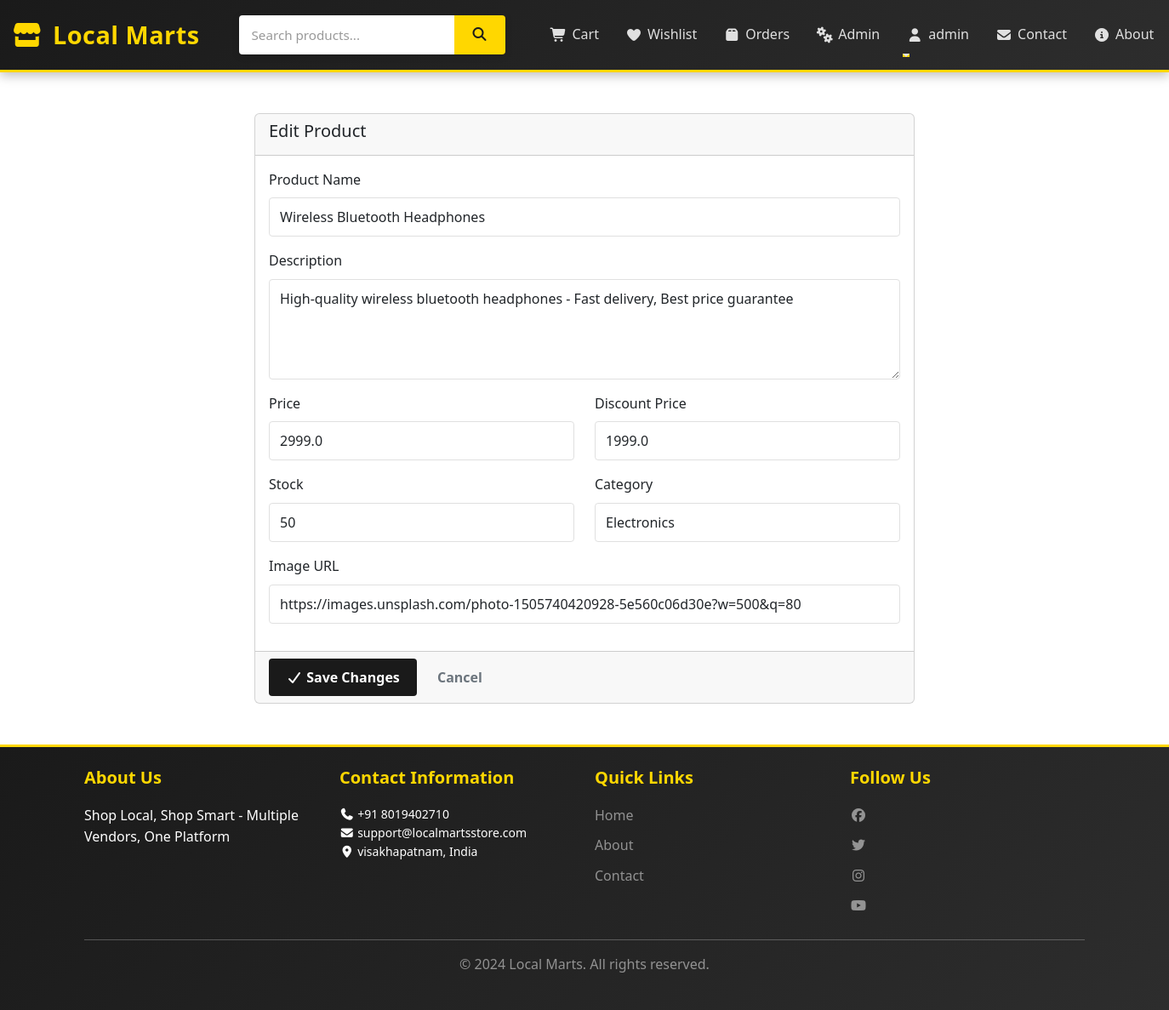
Screenshot of /admin/product/1/edit (signed in) with the database file from the repository.
### app/models.py (models this page shows, shortened)
class User(UserMixin, db.Model):
    id = db.Column(db.Integer, primary_key=True)
    username = db.Column(db.String(80), unique=True, nullable=False)
    email = db.Column(db.String(120), unique=True, nullable=False)
    password_hash = db.Column(db.String(200), nullable=False)
    phone = db.Column(db.String(20))
    address = db.Column(db.Text)
    city = db.Column(db.String(50))
    country = db.Column(db.String(50))
    postal_code = db.Column(db.String(10))
    user_type = db.Column(db.String(20), default='buyer')  # buyer or seller
    is_admin = db.Column(db.Boolean, default=False)
    created_at = db.Column(db.DateTime, default=datetime.utcnow)
    orders = db.relationship('Order', backref='user', lazy=True, cascade='all, delete-orphan')
    cart_items = db.relationship('CartItem', backref='user', lazy=True, cascade='all, delete-orphan')
    wishlist_items = db.relationship('Wishlist', backref='user', lazy=True, cascade='all, delete-orphan')
    reviews = db.relationship('Review', backref='user', lazy=True, cascade='all, delete-orphan')

class Product(db.Model):
    id = db.Column(db.Integer, primary_key=True)
    name = db.Column(db.String(150), nullable=False)
    description = db.Column(db.Text, nullable=False)
    price = db.Column(db.Float, nullable=False)
    discount_price = db.Column(db.Float)
    stock = db.Column(db.Integer, default=0)
    category = db.Column(db.String(50), nullable=False)
    image_url = db.Column(db.String(300))
    rating = db.Column(db.Float, default=0)
    reviews_count = db.Column(db.Integer, default=0)
    created_at = db.Column(db.DateTime, default=datetime.utcnow)
    shop_id = db.Column(db.Integer, db.ForeignKey('shop.id'), nullable=True)  # Multi-vendor
    cart_items = db.relationship('CartItem', backref='product', lazy=True, cascade='all, delete-orphan')
    order_items = db.relationship('OrderItem', backref='product', lazy=True, cascade='all, delete-orphan')
    wishlist_items = db.relationship('Wishlist', backref='product', lazy=True, cascade='all, delete-orphan')
    reviews = db.relationship('Review', backref='product', lazy=True, cascade='all, delete-orphan')

class Settings(db.Model):
    id = db.Column(db.Integer, primary_key=True)
    site_name = db.Column(db.String(200), default='Local Marts')
    tagline = db.Column(db.String(300), default='Shop Local, Shop Smart')
    contact_email = db.Column(db.String(120))
    contact_phone = db.Column(db.String(20))
    contact_address = db.Column(db.Text)
    contact_city = db.Column(db.String(100))
    contact_country = db.Column(db.String(100))
    contact_postal_code = db.Column(db.String(20))
    whatsapp_number = db.Column(db.String(20))
    map_url = db.Column(db.String(500))
    about_us = db.Column(db.Text)
    privacy_policy = db.Column(db.Text)
    terms_conditions = db.Column(db.Text)
    return_policy = db.Column(db.Text)
    shipping_policy = db.Column(db.Text)
    facebook_url = db.Column(db.String(300))
    instagram_url = db.Column(db.String(300))
    twitter_url = db.Column(db.String(300))
    linkedin_url = db.Column(db.String(300))
    youtube_url = db.Column(db.String(300))
    updated_at = db.Column(db.DateTime, default=datetime.utcnow, onupdate=datetime.utcnow)

### app/run.py (the view, shortened to what this page needs)
@app.route('/admin/product/<int:product_id>/edit', methods=['GET', 'POST'])
@admin_required
def edit_product(product_id):
    product = Product.query.get_or_404(product_id)
    return render_template('admin/edit_product.html', product=product)

### app/run.py (called while the page is built)
@login_manager.user_loader
def load_user(user_id):
    return User.query.get(int(user_id))

def admin_required(f):
    @wraps(f)
    def decorated_function(*args, **kwargs):
        if not current_user.is_authenticated or current_user.id != 1:  # Admin ID = 1
            flash('Admin access required', 'danger')
            return redirect(url_for('index'))
        return f(*args, **kwargs)
    return decorated_function

@app.context_processor
def inject_settings():
    settings = Settings.query.first()
    return {'settings': settings}

### app/templates/admin/edit_product.html (shortened to what this page needs)
{% extends "base.html" %}
{% block content %}
<div class="container my-5">
    <div class="row justify-content-center">
        <div class="col-md-8">
            <div class="card">
                <div class="card-header">
                    <h5>Edit Product</h5>
                </div>
                <form method="post">
                    <div class="card-body">
                        <div class="mb-3">
                            <label class="form-label">Product Name</label>
                            <input type="text" class="form-control" name="name" value="{{ product.name }}" required>
                        </div>
                        <div class="mb-3">
                            <label class="form-label">Description</label>
                            <textarea class="form-control" name="description" rows="4" required>{{ product.description }}</textarea>
                        </div>
                        <div class="row">
                            <div class="col-md-6 mb-3">
                                <label class="form-label">Price</label>
                                <input type="number" class="form-control" name="price" step="0.01" value="{{ product.price }}" required>
                            </div>
                            <div class="col-md-6 mb-3">
                                <label class="form-label">Discount Price</label>
                                <input type="number" class="form-control" name="discount_price" step="0.01" value="{{ product.discount_price or '' }}">
                            </div>
                        </div>
                        <div class="row">
                            <div class="col-md-6 mb-3">
                                <label class="form-label">Stock</label>
                                <input type="number" class="form-control" name="stock" value="{{ product.stock }}" required>
                            </div>
                            <div class="col-md-6 mb-3">
                                <label class="form-label">Category</label>
                                <input type="text" class="form-control" name="category" value="{{ product.category }}" required>
                            </div>
                        </div>
                        <div class="mb-3">
                            <label class="form-label">Image URL</label>
                            <input type="url" class="form-control" name="image_url" value="{{ product.image_url or '' }}">
                        </div>
                    </div>
                    <div class="card-footer">
                        <button type="submit" class="btn btn-primary">
                            <i class="fas fa-check"></i> Save Changes
                        </button>
                        <a href="{{ url_for('admin_products') }}" class="btn btn-outline-secondary">
                            Cancel
                        </a>
                    </div>
                </form>
            </div>
        </div>
    </div>
</div>
{% endblock %}

### app/templates/base.html (shortened to what this page needs)
<!DOCTYPE html>
<html lang="en">
<head>
    <link href="https://cdn.jsdelivr.net/npm/bootstrap@5.3.0/dist/css/bootstrap.min.css" rel="stylesheet">
    <link rel="stylesheet" href="https://cdnjs.cloudflare.com/ajax/libs/font-awesome/7.0.1/css/all.min.css">
    <link rel="stylesheet" href="{{ url_for('static', filename='css/style.css') }}">
</head>
<body>
    <nav class="navbar navbar-expand-lg navbar-dark bg-dark sticky-top navbar-custom">
        <div class="container-fluid">
            <a class="navbar-brand" href="{{ url_for('index') }}">
                <i class="fas fa-store"></i> Local Marts
            </a>
            <div class="search-box">
                <form method="get" action="{{ url_for('index') }}">
                    <input type="text" name="search" placeholder="Search products..." value="{{ search or '' }}">
                    <button type="submit"><i class="fas fa-search"></i></button>
                </form>
            </div>
            <div class="collapse navbar-collapse" id="navbarNav">
                <ul class="navbar-nav ms-auto">
                    {% if current_user.is_authenticated %}
                        <li class="nav-item">
                            <a class="nav-link" href="{{ url_for('cart') }}">
                                <i class="fas fa-shopping-cart"></i> Cart
                            </a>
                        </li>
                        <li class="nav-item">
                            <a class="nav-link" href="{{ url_for('wishlist') }}">
                                <i class="fas fa-heart"></i> Wishlist
                            </a>
                        </li>
                        <li class="nav-item">
                            <a class="nav-link" href="{{ url_for('orders') }}">
                                <i class="fas fa-box"></i> Orders
                            </a>
                        </li>
                        {% if current_user.id == 1 %}
                            <li class="nav-item">
                                <a class="nav-link" href="{{ url_for('admin_dashboard') }}">
                                    <i class="fas fa-cogs"></i> Admin
                                </a>
                            </li>
                        {% endif %}
                        <li class="nav-item dropdown">
                            <a class="nav-link dropdown-toggle" href="#" id="userDropdown" role="button" data-bs-toggle="dropdown">
                                <i class="fas fa-user"></i> {{ current_user.username }}
                            </a>
                        </li>
                    {% endif %}
                    <li class="nav-item">
                        <a class="nav-link" href="{{ url_for('contact') }}">
                            <i class="fas fa-envelope"></i> Contact
                        </a>
                    </li>
                    <li class="nav-item">
                        <a class="nav-link" href="{{ url_for('about') }}">
                            <i class="fas fa-info-circle"></i> About
                        </a>
                    </li>
                </ul>
            </div>
        </div>
    </nav>
    <main class="container-fluid">
        {% block content %}{% endblock %}
    </main>
    <footer class="bg-dark text-white mt-5 py-4">
        <div class="container">
            <div class="row">
                <div class="col-md-3">
                    <h5>About Us</h5>
                    <p>{{ settings.tagline if settings else 'Shop Local, Shop Smart' }}</p>
                </div>
                <div class="col-md-3">
                    <h5>Contact Information</h5>
                    <ul class="list-unstyled small">
                        {% if settings %}
                            <li><i class="fas fa-phone"></i> {{ settings.contact_phone }}</li>
                            <li><i class="fas fa-envelope"></i> {{ settings.contact_email }}</li>
                            <li><i class="fas fa-map-marker-alt"></i> {{ settings.contact_city }}, {{ settings.contact_country }}</li>
                        {% endif %}
                    </ul>
                </div>
                <div class="col-md-3">
                    <h5>Quick Links</h5>
                    <ul class="list-unstyled">
                        <li><a href="{{ url_for('index') }}" class="text-white-50">Home</a></li>
                        <li><a href="{{ url_for('about') }}" class="text-white-50">About</a></li>
                        <li><a href="{{ url_for('contact') }}" class="text-white-50">Contact</a></li>
                    </ul>
                </div>
                <div class="col-md-3">
                    <h5>Follow Us</h5>
                    <div class="social-links">
                        {% if settings and settings.facebook_url %}
                            <a href="{{ settings.facebook_url }}" target="_blank" class="text-white-50"><i class="fab fa-facebook"></i></a>
                        {% endif %}
                        {% if settings and settings.twitter_url %}
                            <a href="{{ settings.twitter_url }}" target="_blank" class="text-white-50"><i class="fab fa-twitter"></i></a>
                        {% endif %}
                        {% if settings and settings.instagram_url %}
                            <a href="{{ settings.instagram_url }}" target="_blank" class="text-white-50"><i class="fab fa-instagram"></i></a>
                        {% endif %}
                        {% if settings and settings.youtube_url %}
                            <a href="{{ settings.youtube_url }}" target="_blank" class="text-white-50"><i class="fab fa-youtube"></i></a>
                        {% endif %}
                    </div>
                </div>
            </div>
            <hr>
            <div class="text-center text-white-50">
                <p>&copy; 2024 Local Marts. All rights reserved.</p>
            </div>
        </div>
    </footer>
</body>
</html>

### app/static/css/style.css (style rules this page uses)
:root { --primary-black: #1a1a1a; --secondary-black: #2d2d2d; --accent-gold: #ffd700; --accent-light: #f0f0f0; --accent-dark: #0a0a0a; --text-primary: #1a1a1a; --text-light: #666666; --border-light: #e0e0e0; --success-color: #27ae60; --danger-color: #e74c3c; --warning-color: #f39c12; }
* { margin: 0; padding: 0; box-sizing: border-box; }
html, body { font-family: 'Segoe UI', Tahoma, Geneva, Verdana, sans-serif; background-color: #ffffff; color: var(--text-primary); line-height: 1.6; }
body { animation: fadeIn 0.6s ease-in; }
.navbar-custom { background: linear-gradient(135deg, var(--primary-black) 0%, var(--secondary-black) 100%); box-shadow: 0 4px 12px rgba(0, 0, 0, 0.25); padding: 0.8rem 0; border-bottom: 3px solid var(--accent-gold); animation: slideInDown 0.5s ease-out; }
.navbar-brand { font-size: 1.8rem; font-weight: 700; color: var(--accent-gold) !important; letter-spacing: 0.5px; display: flex; align-items: center; gap: 10px; animation: slideInLeft 0.6s ease-out; }
.navbar-brand i { font-size: 2rem; animation: flip 0.8s ease-out; }
.search-box { flex: 1; max-width: 500px; margin: 0 30px; animation: slideInDown 0.6s ease-out 0.1s both; }
.search-box form { display: flex; gap: 0; box-shadow: 0 2px 8px rgba(0, 0, 0, 0.15); border-radius: 4px; overflow: hidden; transition: all 0.3s ease; }
.search-box input { flex: 1; padding: 10px 15px; border: none; font-size: 0.95rem; background-color: white; transition: all 0.3s ease; }
.search-box input::placeholder { color: #999; }
.search-box button { background-color: var(--accent-gold); border: none; padding: 10px 20px; color: var(--primary-black); cursor: pointer; font-weight: 600; transition: all 0.3s ease; position: relative; overflow: hidden; }
.nav-link { color: #e0e0e0 !important; margin-left: 15px; font-weight: 500; transition: all 0.3s ease; display: flex; align-items: center; gap: 6px; position: relative; }
.nav-link::after { content: ''; position: absolute; bottom: -5px; left: 0; width: 0; height: 2px; background-color: var(--accent-gold); transition: width 0.3s ease; }
.container { max-width: 1200px; }
.btn { font-weight: 600; border-radius: 4px; padding: 10px 20px; transition: all 0.3s ease; border: none; position: relative; overflow: hidden; }
.btn::before { content: ''; position: absolute; top: 0; left: -100%; width: 100%; height: 100%; background: rgba(255, 255, 255, 0.2); transition: left 0.5s ease; z-index: 1; }
.btn-primary { background-color: var(--primary-black); color: white; }
.form-control, .form-select { border: 1px solid var(--border-light); border-radius: 4px; padding: 10px 12px; transition: all 0.3s ease; }
.form-control::placeholder { color: #999; }
footer { background: linear-gradient(135deg, var(--primary-black) 0%, var(--secondary-black) 100%); color: #e0e0e0; padding: 50px 0 20px 0; margin-top: 60px; border-top: 3px solid var(--accent-gold); animation: slideInUp 0.7s ease-out; }
footer h5 { color: var(--accent-gold); font-weight: 700; margin-bottom: 20px; animation: slideInLeft 0.6s ease-out; }
footer a { color: #b0b0b0; text-decoration: none; transition: all 0.3s ease; display: block; margin-bottom: 10px; }
.row > div:nth-child(1) { animation-delay: 0.05s; }
.row > div:nth-child(2) { animation-delay: 0.1s; }
.row > div:nth-child(3) { animation-delay: 0.15s; }
.row > div:nth-child(4) { animation-delay: 0.2s; }

### rows the page displays
User: username "admin"
Product: name "Wireless Bluetooth Headphones", description "High-quality wireless bluetooth headphones - Fast delivery, Best price guarantee", price "2999.0", discount_price "1999.0", stock "50", category "Electronics", image_url "https://images.unsplash.com/photo-1505740420928-5e560c06d30e?w=500&q=80"
Settings: tagline "Shop Local, Shop Smart - Multiple Vendors, One Platform", contact_phone "+91 8019402710", contact_email "support@localmartsstore.com", contact_city "visakhapatnam", contact_country "India"
